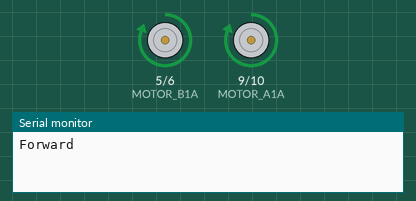
Simulated run of this sketch. Board: Arduino Uno, built with avr-gcc and run on an emulated ATmega328P. On the bench: motor-driver pin pairs drawn as motors (green arrow = first pin HIGH = forward, orange = second pin HIGH = backward, longer = more drive), the last lines printed to the serial monitor.

Above: at 1.0 s.
At 5.5 s:
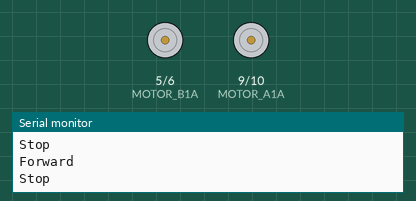
Timing chart, 0 to 6.9 s (numbered marks = the images above):
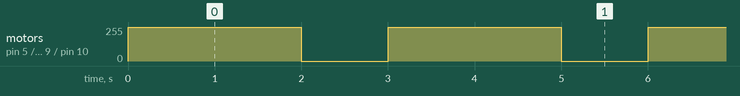

Measured:
- by itself, motor on pin 5 (MOTOR_B1A) / pin 6 (MOTOR_B1B), motor on pin 9 (MOTOR_A1A) / pin 10 (MOTOR_A1B): alternates forward 255/255 for 2.0 s and stopped for 1.0 s

The sketch:

testing_motor.ino
```cpp
#define MOTOR_A1A 9
#define MOTOR_A1B 10
#define MOTOR_B1A 5
#define MOTOR_B1B 6

void setup() {
  // put your setup code here, to run once:
  // Right Wheel
  pinMode(MOTOR_A1A, OUTPUT);
  pinMode(MOTOR_A1B, OUTPUT);

  //Left Wheel
  pinMode(MOTOR_B1A, OUTPUT);
  pinMode(MOTOR_B1B, OUTPUT);
  Serial.begin(9600);
}

void loop() {
  // put your main code here, to run repeatedly:
  Serial.println("Forward");
  // Right Wheel
  analogWrite(MOTOR_A1A, 255);
  analogWrite(MOTOR_A1B, 0);

  // Left Wheel
  analogWrite(MOTOR_B1A, 255);
  analogWrite(MOTOR_B1B, 0);
  delay(2000);

  // to stop
  Serial.println("Stop");
  analogWrite(MOTOR_A1A, 0);
  analogWrite(MOTOR_A1B, 0);

  // Left Wheel
  analogWrite(MOTOR_B1A, 0);
  analogWrite(MOTOR_B1B, 0);
  delay(1000);
}
```
